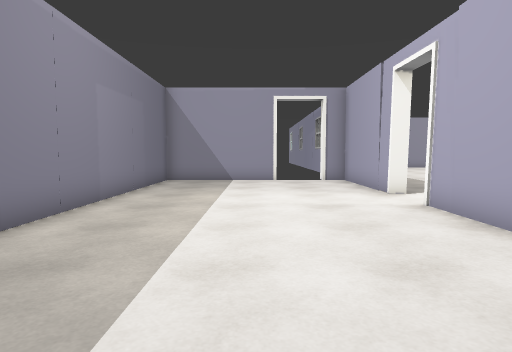
[1] (above)

21 first-person views from a walk through a Unity game level. The camera is 1.2 m above the floor, tilts 4° down and sees 75° across. The floor is counted in squares, 1 m on a side. Each view is taken from the middle of a square. On the plan, view 1 faces up. The plan holds only what a view shows up to about 14 squares ahead; the rest is blank. The place goes on beyond the plan. The player is left out.

[2]
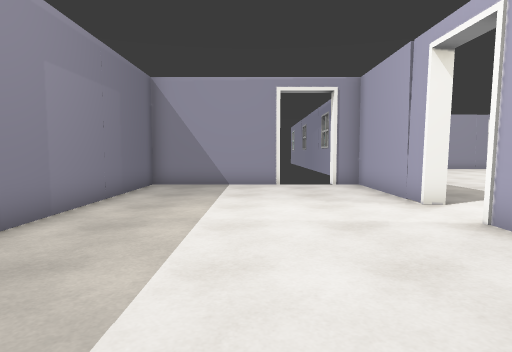

[3]
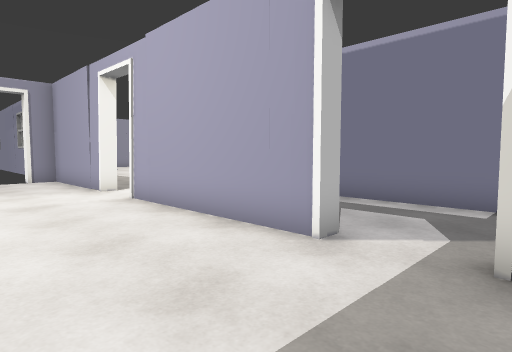

[4]
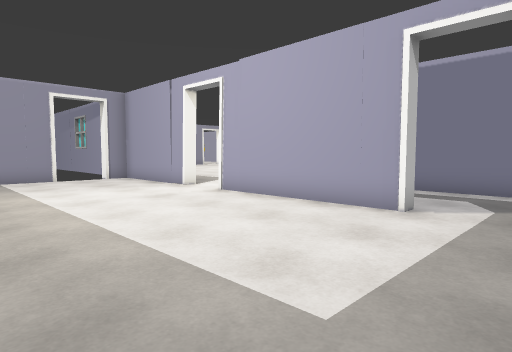

[5]
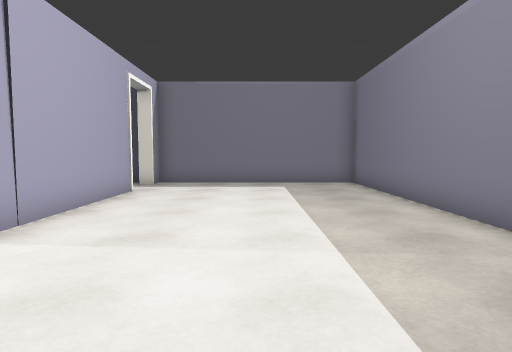

[6]
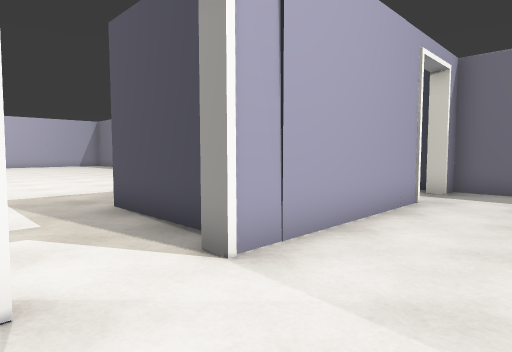

[7]
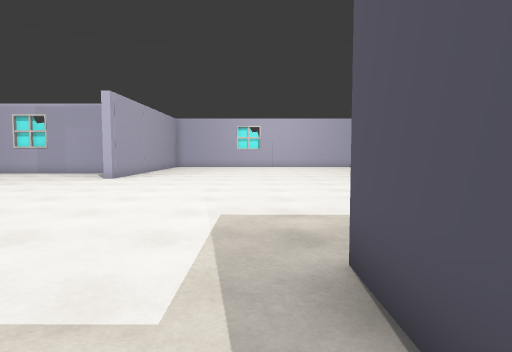

[8]
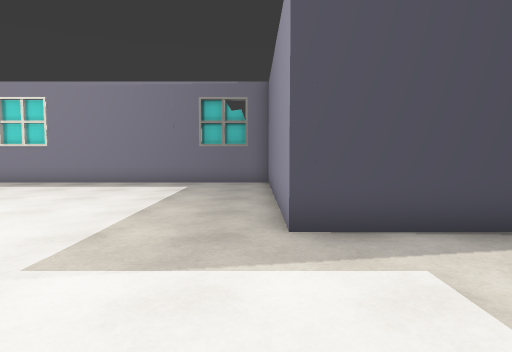

[9]
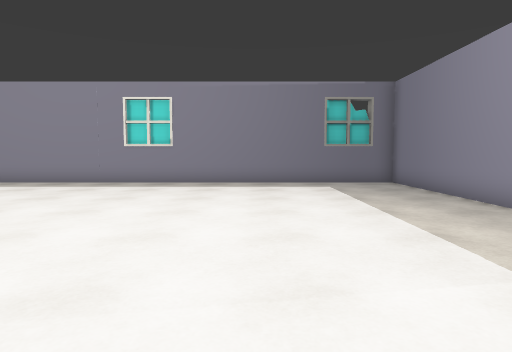

[10]
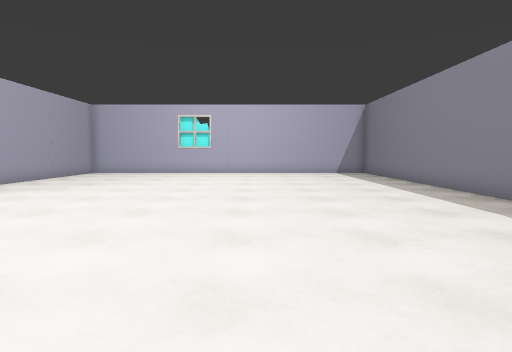

[11]
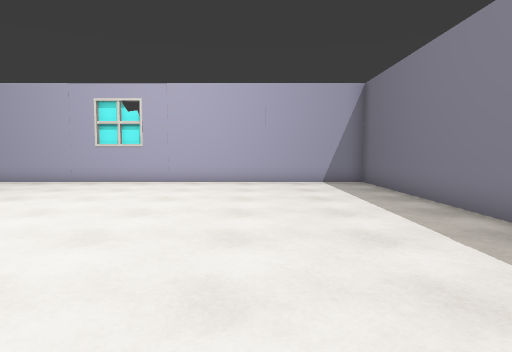

[12]
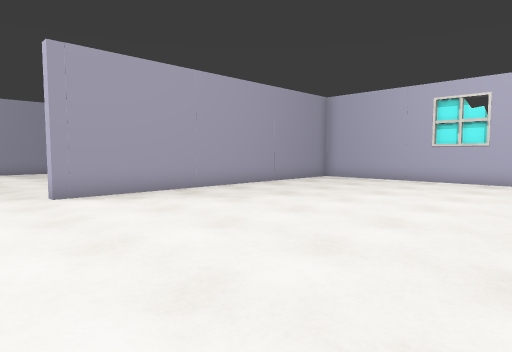

[13]
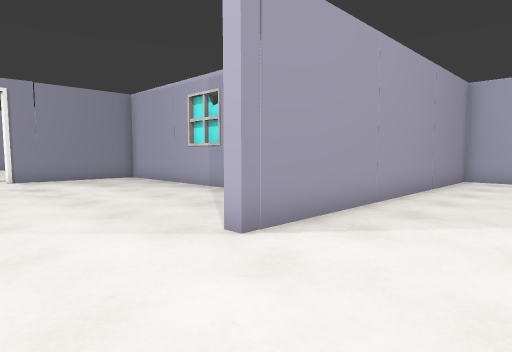

[14]
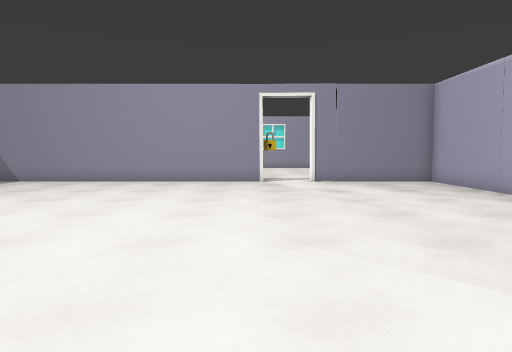

[15]
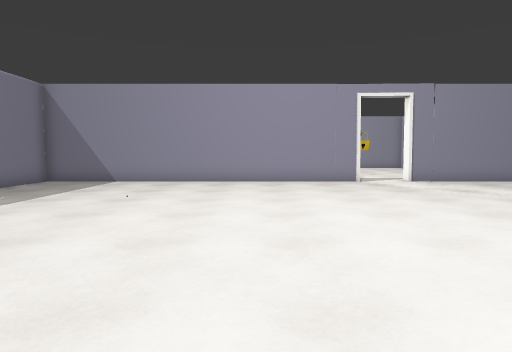

[16]
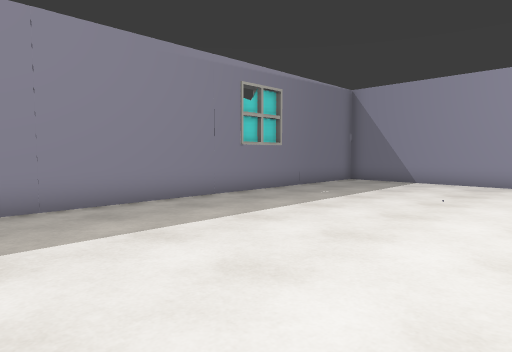

[17]
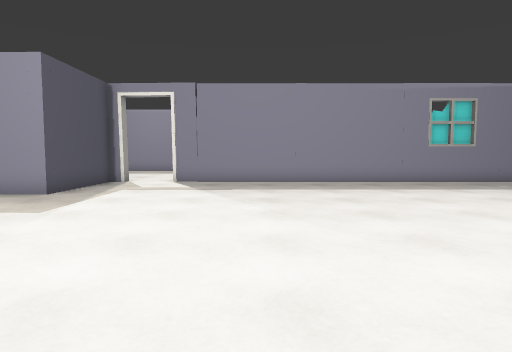

[18]
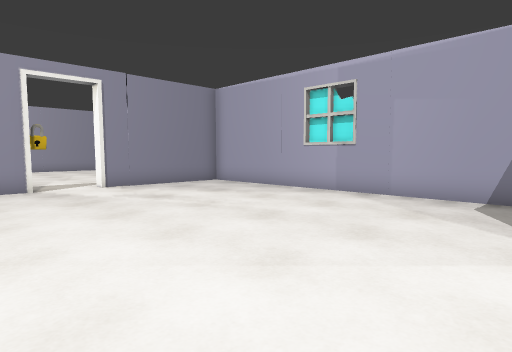

[19]
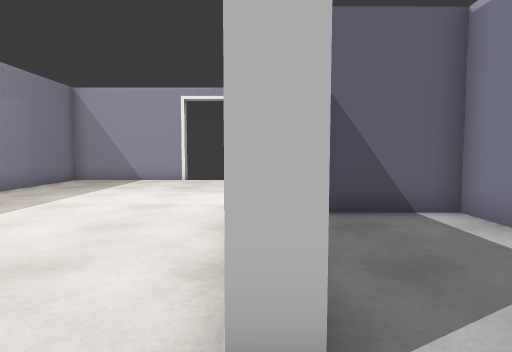

[20]
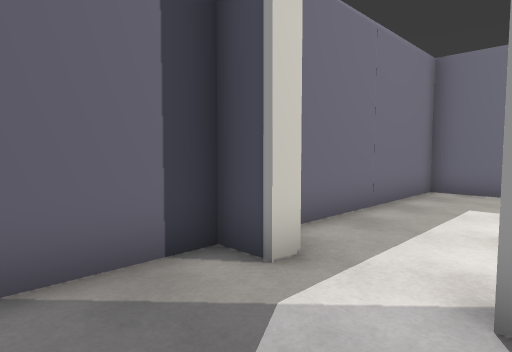

[21]
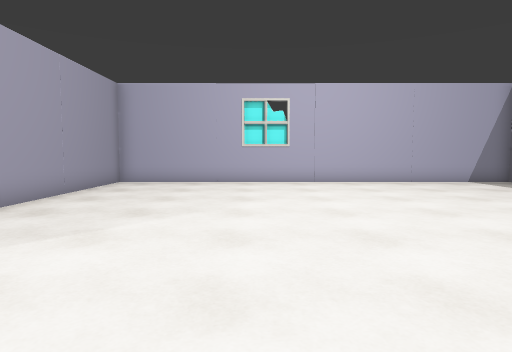

### Floor plan
Ten units are one square. View 1 is at (0, 0); x grows to the right and y downward. Boxes are objects, and circles mark ways between rooms. Rooms are numbered by the first view taken in them; rooms with no view inside come last. Other rooms are left out.
<svg viewBox="-44 -290 378 311">
<path fill="none" stroke="#000" d="M39 -96 39 -146 29 -146M39 -16 39 -76M10 -146 -39 -146 -39 14 39 14 39 4M243 -161 243 -268 193 -268 193 -274M245 -202 245 -210M245 -211 245 -219M39 -76 43 -76 43 -70 85 -70 85 14 327 14 327 -146 203 -146 203 -151M174 -268 43 -268 43 -96 39 -96M329 -76 329 -95M94 16 112 16M41 -210 41 -202M41 -220 41 -211M44 -16 39 -16M81 -2 81 -66 54 -66M39 4 43 4 43 14 67 14"/>
<rect x="175" y="-285" width="10" height="20" fill="#bbb"><title>other object</title></rect>
<circle cx="40" cy="-85" r="3" fill="#2a7"/>
<circle cx="40" cy="-5" r="3" fill="#2a7"/>
<text x="0" y="-70">1</text>
<text x="180" y="-120">2</text>
<text x="60" y="-20">3</text>
</svg>
Room 1 opens to room 2. Room 1 opens to room 3.

Where each view was taken, in squares from view 1:
view 1: 0 up, 0 right, facing up
view 2: 2 up, 0 right, facing up
view 3: 1 down, 0 right, facing up-right
view 4: 1 down, 3 left, facing up-right
view 5: 12 up, 0 right, facing down
view 6: 10 up, 1 right, facing down-right
view 7: 8 up, 5 right, facing right
view 8: 12 up, 9 right, facing down
view 9: 12 up, 14 right, facing down
view 10: 5 up, 13 right, facing right
view 11: 3 up, 19 right, facing right
view 12: 5 up, 18 right, facing up-right
view 13: 11 up, 17 right, facing up-right
view 14: 13 up, 17 right, facing up
view 15: 13 up, 13 right, facing up
view 16: 13 up, 12 right, facing up-left
view 17: 13 up, 18 right, facing left
view 18: 15 up, 15 right, facing up-right
view 19: 0 up, 4 right, facing up
view 20: 2 up, 7 right, facing down-left
view 21: 9 up, 19 right, facing right
